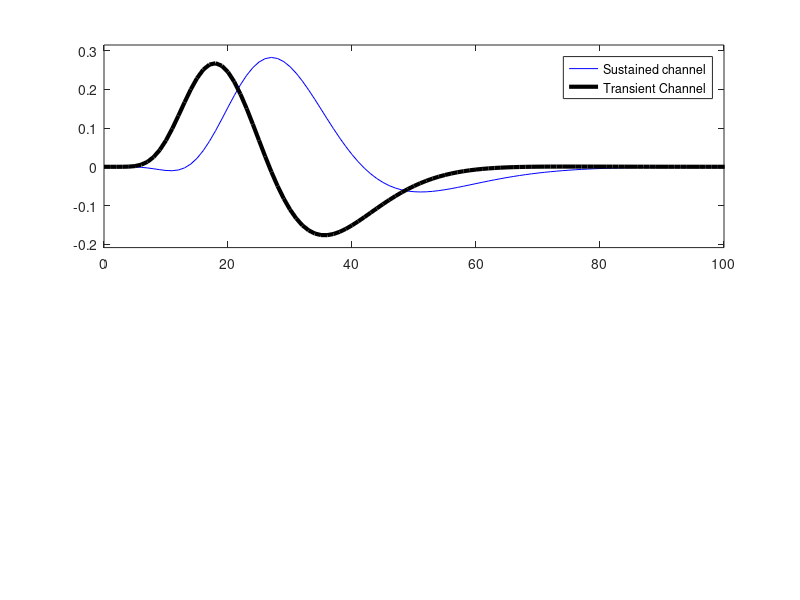

The MATLAB script that drew this image: (Note: this script raises an error after producing the figure.)
%% Temporal channels
normL2  = @(x) x./norm(x);
makeIRF = @(A, B, C, t)(t/A).^8 .* exp(-t/A) - 1 / B .* (t/C).^9 .* exp(-t/C);
% These values are from Table 1, row 1 (subject DT) in :
%   McKee and Taylor, JOSA 1984
% Presumably used by Horiguchi et al 2009
A = 3.29;
B = 14;
C = 3.85;
a = 2.75;
b = 11;
c = 3.18;
% make foveal channel impulse response
srate = 1000;
t   = (0:999)'; % in millisecondsf
irf_foveal = normL2(makeIRF(A, B, C, t));
% make peripheral channel impulse response
irf_peripheral = normL2(makeIRF(a, b, c, t));
% make transient and sustained IRFs as weighted sums of foveal and
%  peripheral IRFs
w = sum(irf_peripheral) / sum(irf_foveal );
irf_transient = normL2(irf_peripheral - w*irf_foveal);
w = 0.5;
irf_sustained = normL2(irf_foveal - w*irf_peripheral);
% debug: Compare to figure 7 (inset) in Horiguchi et al, 2009
% figure, 
% plot(t, irf_sustained, 'b-', ...
%     t, irf_transient, 'k-', 'LineWidth', 3); axis padded; xlim([0 100]);
% legend('Transient channel', 'Sustained Channel')
% set(gca, FontSize=12, YTick=[])
% xlabel('Time (ms)')
% ylabel('Impulse Response')

%f = (0:length(t)-1)*(1000/max(t));
f = (0:length(t)-1)*(srate / length(t)); % RE FIX

mtf_transient = abs(fft(irf_transient));
mtf_sustained = abs(fft(irf_sustained));
figure, 
subplot(211)
plot(t, irf_sustained, 'b-', ...
    t, irf_transient, 'k-', 'LineWidth', 3); axis padded; xlim([0 100]);
legend('Sustained channel', 'Transient Channel')
set(gca, FontSize=12, YTick=[])
xlabel('Time (ms)')
ylabel('Impulse Response')
subplot(212)
plot(f, mtf_transient, 'k', f, mtf_sustained, 'b', ...
    f([1 9]), mtf_transient([1 9]), 'ko', ...
    f([1 9]), mtf_sustained([1 9]), 'bo', ...
    LineWidth=3, MarkerSize=10);
axis padded;
xlim([-5 50])
set(gca, FontSize=12, YTick=[])
xlabel('Temporal frequency (Hz)')
ylabel('MTF')
xline(0, 'k--', 'LineWidth', 1)
xline(8, 'k--', 'LineWidth', 1)

%% Assumptions
% Simulate stimulus modulation at different temporal frequencies
% We'll use the MTFs (Modulation Transfer Functions) as proxies for response amplitude

% Define temporal frequencies of interest
freqs = [0, 8];  % 0 Hz = stationary, 8 Hz = motion

% Extract MTF amplitudes at those frequencies
% Note: Since f is in Hz, f(1) = 0 Hz, f(9) = 8 Hz (as sampled at 1 Hz increments)
stationary_idx = find(f == 0);  % Index for 0 Hz
motion_idx     = find(f == 8);  % Index for 8 Hz

% Get response amplitudes from MTFs
resp_sust_0Hz = mtf_sustained(stationary_idx);
resp_sust_8Hz = mtf_sustained(motion_idx);

resp_trans_0Hz = mtf_transient(stationary_idx);
resp_trans_8Hz = mtf_transient(motion_idx);

% Total neural response at each frequency is sum of transient + sustained
resp_0Hz_total = resp_sust_0Hz + resp_trans_0Hz;
resp_8Hz_total = resp_sust_8Hz + resp_trans_8Hz;

% Subtracted (8 Hz - 0 Hz)
resp_diff = resp_8Hz_total - resp_0Hz_total;

% Also decompose the diff into sustained vs transient components
resp_diff_sust = resp_sust_8Hz - resp_sust_0Hz;
resp_diff_trans = resp_trans_8Hz - resp_trans_0Hz;

%%

% Define bar values, inserting NaN as a spacer between bars 2 and 3
barValues = [resp_0Hz_total, resp_8Hz_total, NaN, resp_diff_sust, resp_diff_trans];

% Plot the bar chart
figure;
h = bar(barValues, 0.6);

grey = [0.5 0.5 0.5];
blue = [0 0 1];
black = [0 0 0];

% Apply colors
h.FaceColor = 'flat';  % Enable per-bar coloring

% Assign colors to each bar (NaN bar will be ignored)
h.CData(1,:) = grey;
h.CData(2,:) = grey;
% h.CData(3,:) is skipped (NaN, not plotted)
h.CData(4,:) = blue;
h.CData(5,:) = black;

% Set custom x-axis labels (empty label for the NaN spacer)
xticklabels({'0 Hz Total', '8 Hz Total', '', 'Δ Sustained', 'Δ Transient'})

set(gca, 'FontSize', 12)
ylabel('Response amplitude')
title('Channel Contributions to Subtracted Response')

% CHANNELS ARE POPULATION-LEVEL RESPONSE PROFILES.

% If all else is equal (same temporal frequency, contrast, spatial frequency, etc.), 
% then differences in BOLD across directions (e.g., higher response for cardinal than oblique) 
% must reflect tuning to direction — not general motion or flicker sensitivity.
      % by subtracting orientation we first focus on high temporal
      % frequency channel.
      % then by comparing motion directions after this subtraction

% The only variable is motion direction, so any systematic variation (e.g., cardinal > oblique) 
% strongly suggests neuronal populations tuned to direction, and not just motion detection.


% 1) Subtraction of stationary from drifting stimuli reduces the contribution of the 
% sustained channel (which responds similarly to both), leaving a signal dominated by the transient channel.

% 2) Direction-selective neurons are disproportionately present in the transient channel, especially in V1 
% and motion-related areas.

% 3) Directional differences (e.g., cardinal vs. oblique) within the transient response strongly imply 
% direction-selectivity, because direction is the only feature changing.

% 4) Therefore, this subtraction isolates direction-selective responses.


% -- I think the logic holds up if the majority of high temporal freq.
% neurons are direction selective. I am isolating high temp freq., but axis
% of motion (right and left) would both have high responses if not
% direction-selective; this would lead to a large "horizontal effect"
    % the only other way to interpret, is that there is an AXIS selectivity
    % (right-left motion would just be vertical orientation)
    % this might be a better route to take b/c we see these effects in
    % non-DS areas (nonetheless could be inherited by V2)

%% 

% remaining questions to address:
   % -- are these channels of neurons? Or the neurons contain channels?
   % -- what is the prevelance of direction neurons in high temporal
   % channel? does this question even make sense?



%% Population comparison: 50/50 vs 75/25, with and without tuned normalization
clear; close all; clc; rng(0);

mycolors = [
0.498, 0.749, 0.4824;
0.6863, 0.5529, 0.7647;
0.498, 0.749, 0.4824;
0.6863, 0.5529, 0.7647
];

% -------------------- Parameters --------------------
N = 10000;                          % neurons per population
sigma_tune = 25;                  % tuning width (deg) for neuronal responses
sigma_norm = 30;                  % width of tuned normalization weights (deg)
sigma_const = 0.5;                % semi-saturation constant
stimSet = [0 45 90 135];          % tested orientations
prefCats = [0 45 90 135];         % possible preferred orientations

% Proportions across the four orientations (0,45,90,135)
p_balanced = [0.25  0.25  0.25  0.25 ];    % 50/50 cardinal vs oblique
p_biased   = [0.375 0.125 0.375 0.125];    % 75/25 cardinal vs oblique

% -------------------- Helpers --------------------
circDiff180 = @(a,b) abs(mod(a - b + 90, 180) - 90);     % minimal difference on 180° circle
make_pop    = @(p) prefCats(randsample(numel(prefCats), N, true, p))'; % sample preferred orientations

% Build populations
pref_bal = make_pop(p_balanced);
pref_bia = make_pop(p_biased);

% Pairwise tuned normalization weights (depend on the population's PO layout)
mkW = @(pref) exp(-( (abs(mod(pref - pref' + 90,180)-90)).^2 )/(2*sigma_norm^2));
W_bal = mkW(pref_bal);
W_bia = mkW(pref_bia);

% -------------------- Compute mean responses --------------------
mean_noNorm_bal = zeros(1,numel(stimSet));
mean_noNorm_bia = zeros(1,numel(stimSet));
mean_tuned_bal  = zeros(1,numel(stimSet));
mean_tuned_bia  = zeros(1,numel(stimSet));

for s = 1:numel(stimSet)
    % --- Balanced population ---
    d_bal = circDiff180(stimSet(s), pref_bal);
    f_bal = exp(-(d_bal.^2)/(2*sigma_tune^2));           % raw (0..1)
    mean_noNorm_bal(s) = mean(f_bal);
    den_bal = sigma_const + W_bal * f_bal;               % tuned pool
    R_bal   = f_bal ./ den_bal;                          % normalized
    mean_tuned_bal(s) = mean(R_bal);

    % --- Biased population ---
    d_bia = circDiff180(stimSet(s), pref_bia);
    f_bia = exp(-(d_bia.^2)/(2*sigma_tune^2));           % raw (0..1)
    mean_noNorm_bia(s) = mean(f_bia);
    den_bia = sigma_const + W_bia * f_bia;               % tuned pool
    R_bia   = f_bia ./ den_bia;                          % normalized
    mean_tuned_bia(s) = mean(R_bia);
end

% -------------------- Plots --------------------
figure('Color','w','Position',[100 100 1050 420]);

% (A) NO normalization: Balanced vs Biased (mean response)
subplot(1,2,1);
b1 = bar(stimSet, mean_noNorm_bal, 0.4, 'FaceColor','none', 'EdgeColor', 'flat', 'LineWidth', 3);
b1.CData = mycolors; hold on;
b2 = bar(stimSet+10, mean_noNorm_bia, 0.4, 'FaceColor','flat','EdgeColor', 'none');
b2.CData = mycolors; hold on;
xlabel('Stimulus orientation (deg)'); ylabel('Mean population response (no normalization)');
title('No normalization: 50/50 vs 75/25');
legend('Balanced 50/50','Biased 75/25','Location','best'); 
xticks([0 45 90 135]); xticklabels({'0','45','90','135'});


% (B) Tuned normalization: Balanced vs Biased (mean response)
subplot(1,2,2);
b1 = bar(stimSet, mean_tuned_bal, 0.4, 'FaceColor','none', 'EdgeColor', 'flat', 'LineWidth', 3);
b1.CData = mycolors; hold on;
b2 = bar(stimSet+10, mean_tuned_bia, 0.4, 'FaceColor','flat','EdgeColor', 'none');
b2.CData = mycolors; hold on;

xlabel('Stimulus orientation (deg)'); ylabel('Mean population response (tuned normalization)');
title(sprintf('Tuned normalization')); % (\\sigma_{const} = %.2f, \\sigma_{norm} = %d^\\circ)', ...
              %sigma_const, sigma_norm));
legend('Balanced 50/50','Biased 75/25','Location','best'); 
xticks([0 45 90 135]); xticklabels({'0','45','90','135'});


% -------------------- Notes --------------------
% Left panel: With no normalization, mean responses reflect the sampling bias:
% more neurons preferring cardinals -> higher mean at 0° & 90°.
% Right panel: With tuned normalization, the overrepresented orientations
% create stronger normalization pools near their POs, selectively suppressing
% responses to cardinal stimuli in the biased population (flattening the bias).


%% Four-subplot figure: Example neurons (0°, 45°) + Stimulus-centered population responses
x = -90:90;   % relative orientations for tuning curves

% --- Example neurons ---
resp0  = exp(-(x.^2)/(2*sigma_tune^2));   % neuron tuned to 0
resp45 = exp(-(x.^2)/(2*sigma_tune^2));   % neuron tuned to 45

groups = [0 45 90 135];

% --- Population responses relative to 0° and 45° ---
[relX0, agg0]   = pop_response_relative(0,  pref_bia, W_bia, sigma_tune, sigma_const, groups, circDiff180);
[relX45, agg45] = pop_response_relative(45, pref_bia, W_bia, sigma_tune, sigma_const, groups, circDiff180);

% --- Plot ---
figure('Color','w','Position',[100 100 1100 800]);

% 1) Neuron tuned to 0°
subplot(1,2,1);
plot(x, resp0, '-', 'LineWidth',2,'Color',[0.498, 0.749, 0.4824]);
xlabel('Relative orientation (deg)'); ylabel('Response');
hold on

% 3) Neuron tuned to 45°
subplot(1,2,1);
% added 1 to x so we can see both curves
plot(x+1, resp45, '-', 'LineWidth',2,'Color',[0.6863, 0.5529, 0.7647]);
xlabel('Orientation relative to pref (deg)'); ylabel('Response');
title('Neuron Response'); grid off; xlim([-100 100]);
legend('neuron tuned to 0', 'neuron tuned to 45')

% 2) Population response relative to stimulus 0°
subplot(1,2,2);
plot(relX0, agg0, '-o','LineWidth',2,'MarkerSize',6,'Color',[0.498, 0.749, 0.4824]);
xlabel('Relative to stimulus (deg)'); ylabel('Aggregate normalized response');
hold on

% 4) Population response relative to stimulus 45°
subplot(1,2,2);
plot(relX45+1, agg45, '-o','LineWidth',2,'MarkerSize',6,'Color',[0.6863, 0.5529, 0.7647]);
xlabel('Orientation relative to stimulus (deg)'); ylabel('Aggregate normalized response');
legend('stimulus 0', 'stimulus 45')
title('Population response for imbalanced population w/ tuned normalization'); grid off; xlim([-100 100]);
%linkaxes([subplot(1,2,2), subplot(1,2,4)], 'y');

% --- Helper: compute group-aggregated population response relative to a given stimulus
function [relX_sorted, agg_sorted] = pop_response_relative(stimOri, pref_bia, W_bia, sigma_tune, sigma_const, groups, circDiff180)
    d  = circDiff180(stimOri, pref_bia);
    f  = exp(-(d.^2)/(2*sigma_tune^2));
    den = sigma_const + W_bia * f;
    R   = f ./ den;    % tuned-normalized responses
    
    agg = zeros(1,numel(groups));
    for k = 1:numel(groups)
        idx = (pref_bia == groups(k));
        agg(k) = mean(R(idx));
    end
    
    % stimulus-centered x-axis
    relX = groups - stimOri;
    relX = mod(relX + 90,180) - 90;  % wrap into [-90,90]
    
    % sort by x so lines connect properly
    [relX_sorted, order] = sort(relX);
    agg_sorted = agg(order);
    
    % duplicate -90 at +90
    relX_sorted(end+1) = 90;
    agg_sorted(end+1)  = agg_sorted(1);
end